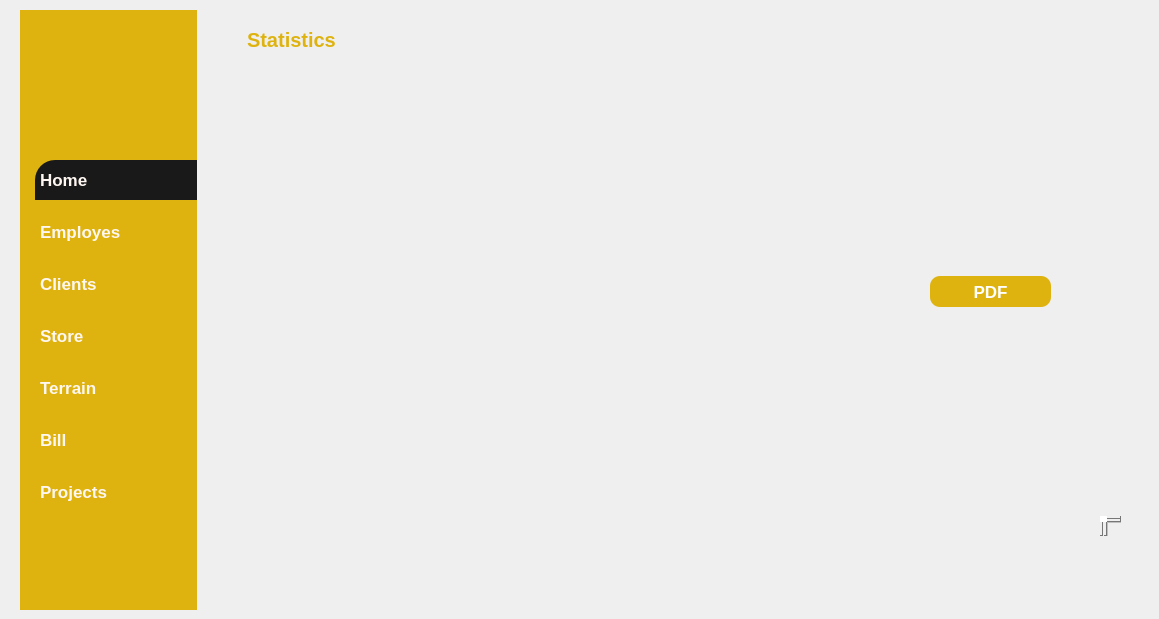
   <widget class="QWidget" name="page">
    <property name="styleSheet">
     <string notr="true">#page{
background-color: #191919;
}
*{
color : #fff7f2;
border : none;
}

#leftMenu_3{
background-color: #deb30f;
}
QLineEdit{
background : transparent;
}

#appHeader_5{
color : #deb30f;
}
#card1_5, #card2_5,#card3_5, #card4_5{
background-color : #191919; 
border-radius : 20px;
}
#pushButton_46,#pushButton_10,#pushButton_11{
background-color : #deb30f;
color : #fff;
border-radius : 10px;
}
#widget_24,#widget_25{
background-color :  #191919; 
border-radius : 20px;
}
#pushButton_39{
background-color :  #191919; 
padding : 10px 5px;
text-align : left;
border-top-left-radius : 20px;
}
#pushButton_40,#pushButton_41,#pushButton_42,#pushButton_43,#pushButton_44,#pushButton_45{
padding : 10px 5px;
text-align : left;
}
QLineEdit{
background : transparent;
border : none;
color: #717072;
border-bottom : 1px solid #717072;
}
QListWidget::item {
    color:#191919; 
    background-color:transparent;
}
</string>
    </property>
    <widget class="QWidget" name="leftMenu_3" native="true">
     <property name="geometry">
      <rect>
       <x>20</x>
       <y>10</y>
       <width>177</width>
       <height>600</height>
      </rect>
     </property>
     <property name="minimumSize">
      <size>
       <width>177</width>
       <height>600</height>
      </size>
     </property>
     <property name="maximumSize">
      <size>
       <width>177</width>
       <height>600</height>
      </size>
     </property>
     <property name="styleSheet">
      <string notr="true"/>
     </property>
     <layout class="QVBoxLayout" name="verticalLayout_41">
      <property name="spacing">
       <number>0</number>
      </property>
      <property name="leftMargin">
       <number>0</number>
      </property>
      <property name="topMargin">
       <number>0</number>
      </property>
      <property name="rightMargin">
       <number>0</number>
      </property>
      <property name="bottomMargin">
       <number>0</number>
      </property>
      <item>
       <widget class="QFrame" name="frame_53">
        <property name="frameShape">
         <enum>QFrame::StyledPanel</enum>
        </property>
        <property name="frameShadow">
         <enum>QFrame::Raised</enum>
        </property>
        <layout class="QVBoxLayout" name="verticalLayout_42">
         <property name="spacing">
          <number>0</number>
         </property>
         <property name="leftMargin">
          <number>0</number>
         </property>
         <property name="topMargin">
          <number>0</number>
         </property>
         <property name="rightMargin">
          <number>0</number>
         </property>
         <property name="bottomMargin">
          <number>0</number>
         </property>
         <item>
          <widget class="QFrame" name="frame_54">
           <property name="minimumSize">
            <size>
             <width>150</width>
             <height>150</height>
            </size>
           </property>
           <property name="maximumSize">
            <size>
             <width>200</width>
             <height>150</height>
            </size>
           </property>
           <property name="frameShape">
            <enum>QFrame::StyledPanel</enum>
           </property>
           <property name="frameShadow">
            <enum>QFrame::Raised</enum>
           </property>
           <widget class="QLabel" name="label_149">
            <property name="geometry">
             <rect>
              <x>-20</x>
              <y>-40</y>
              <width>230</width>
              <height>230</height>
             </rect>
            </property>
            <property name="minimumSize">
             <size>
              <width>230</width>
              <height>230</height>
             </size>
            </property>
            <property name="maximumSize">
             <size>
              <width>230</width>
              <height>230</height>
             </size>
            </property>
            <property name="text">
             <string/>
            </property>
            <property name="pixmap">
             <pixmap>../logo.png</pixmap>
            </property>
            <property name="scaledContents">
             <bool>true</bool>
            </property>
           </widget>
          </widget>
         </item>
         <item alignment="Qt::AlignTop">
          <widget class="QFrame" name="frame_55">
           <property name="frameShape">
            <enum>QFrame::StyledPanel</enum>
           </property>
           <property name="frameShadow">
            <enum>QFrame::Raised</enum>
           </property>
           <layout class="QVBoxLayout" name="verticalLayout_43">
            <property name="spacing">
             <number>12</number>
            </property>
            <property name="leftMargin">
             <number>15</number>
            </property>
            <property name="topMargin">
             <number>0</number>
            </property>
            <property name="rightMargin">
             <number>0</number>
            </property>
            <property name="bottomMargin">
             <number>0</number>
            </property>
            <item>
             <widget class="QPushButton" name="pushButton_39">
              <property name="font">
               <font>
                <pointsize>13</pointsize>
                <weight>75</weight>
                <bold>true</bold>
               </font>
              </property>
              <property name="text">
               <string>Home</string>
              </property>
              <property name="icon">
               <iconset resource="resources.qrc">
                <normaloff>:/whiteIcons/assets/icons/white/home.svg</normaloff>:/whiteIcons/assets/icons/white/home.svg</iconset>
              </property>
              <property name="iconSize">
               <size>
                <width>24</width>
                <height>24</height>
               </size>
              </property>
             </widget>
            </item>
            <item>
             <widget class="QPushButton" name="pushButton_40">
              <property name="font">
               <font>
                <pointsize>13</pointsize>
                <weight>75</weight>
                <bold>true</bold>
               </font>
              </property>
              <property name="text">
               <string>Employes</string>
              </property>
              <property name="iconSize">
               <size>
                <width>24</width>
                <height>24</height>
               </size>
              </property>
             </widget>
            </item>
            <item>
             <widget class="QPushButton" name="pushButton_41">
              <property name="font">
               <font>
                <pointsize>13</pointsize>
                <weight>75</weight>
                <bold>true</bold>
               </font>
              </property>
              <property name="text">
               <string>Clients</string>
              </property>
              <property name="iconSize">
               <size>
                <width>24</width>
                <height>24</height>
               </size>
              </property>
             </widget>
            </item>
            <item>
             <widget class="QPushButton" name="pushButton_42">
              <property name="font">
               <font>
                <pointsize>13</pointsize>
                <weight>75</weight>
                <bold>true</bold>
               </font>
              </property>
              <property name="text">
               <string>Store</string>
              </property>
              <property name="iconSize">
               <size>
                <width>24</width>
                <height>24</height>
               </size>
              </property>
             </widget>
            </item>
            <item>
             <widget class="QPushButton" name="pushButton_43">
              <property name="font">
               <font>
                <pointsize>13</pointsize>
                <weight>75</weight>
                <bold>true</bold>
               </font>
              </property>
              <property name="text">
               <string>Terrain</string>
              </property>
             </widget>
            </item>
            <item>
             <widget class="QPushButton" name="pushButton_44">
              <property name="font">
               <font>
                <pointsize>13</pointsize>
                <weight>75</weight>
                <bold>true</bold>
               </font>
              </property>
              <property name="text">
               <string>Bill</string>
              </property>
             </widget>
            </item>
            <item>
             <widget class="QPushButton" name="pushButton_45">
              <property name="font">
               <font>
                <pointsize>13</pointsize>
                <weight>75</weight>
                <bold>true</bold>
               </font>
              </property>
              <property name="text">
               <string>Projects</string>
              </property>
              <property name="iconSize">
               <size>
                <width>24</width>
                <height>24</height>
               </size>
              </property>
             </widget>
            </item>
           </layout>
          </widget>
         </item>
        </layout>
       </widget>
      </item>
     </layout>
    </widget>
    <widget class="QWidget" name="MainBody_3" native="true">
     <property name="geometry">
      <rect>
       <x>200</x>
       <y>10</y>
       <width>950</width>
       <height>550</height>
      </rect>
     </property>
     <property name="minimumSize">
      <size>
       <width>950</width>
       <height>550</height>
      </size>
     </property>
     <property name="maximumSize">
      <size>
       <width>950</width>
       <height>400</height>
      </size>
     </property>
     <property name="sizeIncrement">
      <size>
       <width>0</width>
       <height>0</height>
      </size>
     </property>
     <layout class="QVBoxLayout" name="verticalLayout_44">
      <item>
       <widget class="QWidget" name="headerFrame_5" native="true">
        <property name="minimumSize">
         <size>
          <width>0</width>
          <height>60</height>
         </size>
        </property>
        <property name="maximumSize">
         <size>
          <width>16777215</width>
          <height>60</height>
         </size>
        </property>
        <layout class="QHBoxLayout" name="horizontalLayout_7">
         <property name="spacing">
          <number>0</number>
         </property>
         <property name="leftMargin">
          <number>0</number>
         </property>
         <property name="topMargin">
          <number>0</number>
         </property>
         <property name="rightMargin">
          <number>0</number>
         </property>
         <property name="bottomMargin">
          <number>0</number>
         </property>
         <item alignment="Qt::AlignLeft">
          <widget class="QWidget" name="widget_21" native="true">
           <layout class="QHBoxLayout" name="horizontalLayout_61">
            <item>
             <widget class="QPushButton" name="menuBtn_5">
              <property name="text">
               <string/>
              </property>
              <property name="icon">
               <iconset resource="resources.qrc">
                <normaloff>:/whiteIcons/assets/icons/white/menu.svg</normaloff>:/whiteIcons/assets/icons/white/menu.svg</iconset>
              </property>
              <property name="iconSize">
               <size>
                <width>24</width>
                <height>24</height>
               </size>
              </property>
             </widget>
            </item>
            <item>
             <widget class="QLabel" name="appHeader_5">
              <property name="font">
               <font>
                <pointsize>15</pointsize>
                <weight>75</weight>
                <bold>true</bold>
               </font>
              </property>
              <property name="text">
               <string>Statistics</string>
              </property>
             </widget>
            </item>
           </layout>
          </widget>
         </item>
         <item>
          <widget class="QLabel" name="date">
           <property name="text">
            <string/>
           </property>
          </widget>
         </item>
         <item alignment="Qt::AlignHCenter">
          <widget class="QWidget" name="widget_22" native="true">
           <layout class="QHBoxLayout" name="horizontalLayout_62"/>
          </widget>
         </item>
         <item alignment="Qt::AlignRight">
          <widget class="QWidget" name="widget_23" native="true">
           <layout class="QHBoxLayout" name="horizontalLayout_63">
            <property name="spacing">
             <number>0</number>
            </property>
            <property name="leftMargin">
             <number>0</number>
            </property>
            <property name="topMargin">
             <number>0</number>
            </property>
            <property name="rightMargin">
             <number>0</number>
            </property>
            <property name="bottomMargin">
             <number>0</number>
            </property>
           </layout>
          </widget>
         </item>
        </layout>
       </widget>
      </item>
      <item>
       <widget class="QWidget" name="widget" native="true">
        <widget class="QFrame" name="horizontalFrame">
         <property name="geometry">
          <rect>
           <x>0</x>
           <y>-10</y>
           <width>731</width>
           <height>481</height>
          </rect>
         </property>
         <layout class="QHBoxLayout" name="horizontalLayout_2"/>
        </widget>
        <widget class="QPushButton" name="pushButton_11">
         <property name="geometry">
          <rect>
           <x>730</x>
           <y>200</y>
           <width>121</width>
           <height>31</height>
          </rect>
         </property>
         <property name="font">
          <font>
           <pointsize>13</pointsize>
           <weight>75</weight>
           <bold>true</bold>
          </font>
         </property>
         <property name="text">
          <string>PDF</string>
         </property>
        </widget>
        <widget class="QTextBrowser" name="textBrowser">
         <property name="geometry">
          <rect>
           <x>900</x>
           <y>440</y>
           <width>21</width>
           <height>20</height>
          </rect>
         </property>
        </widget>
       </widget>
      </item>
     </layout>
    </widget>
   </widget>
